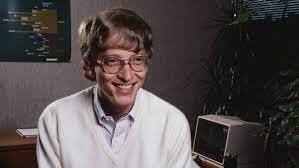
#> input picture data/train_data/Bill Gates/download (1).jpeg, 299 x 168 px, found by its file name; its folder holds only this picture in this run
$ jupyter execute --allow-errors creating-the-dataset.ipynb
#> lines starting #> are read from the running program, lines starting #| are printed output that depends on the picture
[cell 1]
# Import libraries
import os
import numpy as np
import pandas as pd
import cv2

[cell 2]
# Identify the category folders
data_path = r'data\train_data'

folders = os.listdir(data_path)
print(type(folders), type(folders[0]), folders)

[cell 3]
# Create the category values to numerical
categories_dic = {}
for i in range(len(folders)):
    categories_dic[folders[i]] = i

print(categories_dic)

---
Similar Code
```python
categories = np.arange(len(folders))
categories_dic = dict(zip(folders, categories))
```

---

[cell 4]
# If wanted to display the images in full screen - use the code with nessesary adjustments
import tkinter as tk

# Function to get screen resolution
def get_screen_resolution():
    root = tk.Tk()
    width = root.winfo_screenwidth()
    height = root.winfo_screenheight()
    root.destroy()
    return width, height

# Function to show image in full screen
def show_image_full_screen(image):
    screen_width, screen_height = get_screen_resolution()

    # Set the window to full screen
    cv2.namedWindow('Full Screen', cv2.WND_PROP_FULLSCREEN)
    cv2.setWindowProperty('Full Screen', cv2.WND_PROP_FULLSCREEN, cv2.WINDOW_FULLSCREEN)

    # Display the image
    cv2.imshow('Full Screen', image)
    cv2.waitKey(0)

    cv2.destroyAllWindows()

# Read your image
# image_path = 'path/to/your/image.jpg'
# image = cv2.imread(image_path)

# Show the image in full screen
# show_image_full_screen(cropped_face)

[cell 5]
# Load images one by one
data = []
target = []

# creat CascadeClassifier instance
face_classifier = cv2.CascadeClassifier('haarcascade_frontalface_default.xml')

# Creating the image paths
for dir_name in folders:
    dir_path = os.path.join(data_path, dir_name)
    img_names = os.listdir(dir_path)

    for img_name in img_names:
        img_path = os.path.join(dir_path, img_name)
        img = cv2.imread(img_path)
#> img is the input picture: shape (168, 299, 3); mean B, G, R 75.6, 76.7, 83.1

        gray=cv2.cvtColor(img, cv2.COLOR_BGR2GRAY)
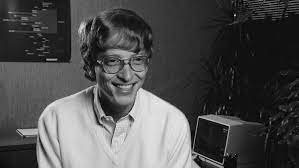
#> gray: shape (168, 299); min 0, max 241, mean 78.4
        faces = face_classifier.detectMultiScale(gray)
#> faces = [[95, 39, 60, 60]]

        for (x, y, w, h) in faces:

            # for testing purposes can draw a rectangle around the faces
            # cv2.rectangle(img, (x, y), (x+w, y+h), (0, 255, 0), 2)

            cropped_face=gray[y:y+h,x:x+w]
            cv2.imshow('cropped_face', cropped_face)
            print("If you accept this as a cropped face enter 'y' or enter 'n':")

            k = cv2.waitKey(0)

            if (k==121):
                cropped_face = cv2.resize(cropped_face, (50, 50))
                data.append(cropped_face)
                target.append(categories_dic[dir_name])

            cv2.destroyAllWindows()
#> this loop made 1 pass; (key Esc is pressed on pass 1)
#| If you accept this as a cropped face enter 'y' or enter 'n':
#> pass 1, `cropped_face=gray[y:y+h,x:x+w]`:
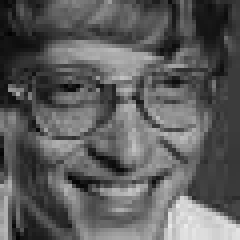
#> cropped_face: shape (60, 60) (shown 4 times larger); min 2, max 235, mean 93
#> after the loop, data = []; target = []
#> pass 2 of the loop `for dir_name in folders:`:
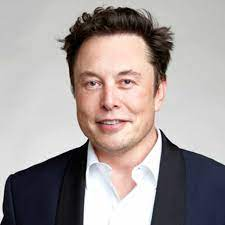
#> input picture data/train_data/Elon Musk/download (1).jpeg, 225 x 225 px, found by its file name
#> img is the input picture: shape (225, 225, 3); mean B, G, R 154.2, 155.3, 164.2
#> `gray=cv2.cvtColor(img, cv2.COLOR_BGR2GRAY)`:
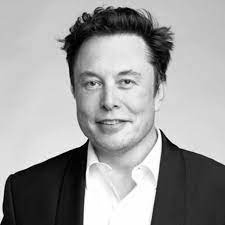
#> gray: shape (225, 225); min 0, max 255, mean 157.9
#> faces = [[61, 42, 102, 102]]
#> the loop `for (x, y, w, h) in faces:` made 1 pass; (key Enter is pressed on pass 1)
#> (printed output is left out)
#> pass 1, `cropped_face=gray[y:y+h,x:x+w]`:
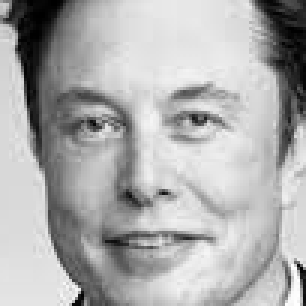
#> cropped_face: shape (102, 102) (shown 3 times larger); min 0, max 254, mean 173.3

[cell 6]
data = np.array(data)
#> data = empty array
target = np.array(target)
#> target = empty array

print(data.shape, target.shape)
#| (0,) (0,)

#> (a cell that did not finish here is left out)

[cell 8]
import collections
print(collections.Counter(target))
#| Counter()
